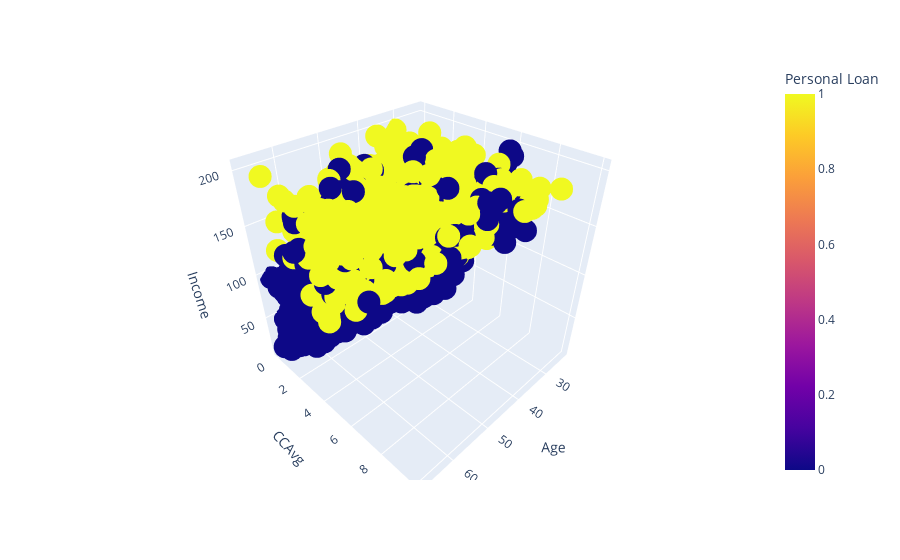

The notebook cell this image was saved under:
### Code cell
import plotly.express as px

fig = px.scatter_3d(df, x= 'Age', y = 'CCAvg', z = 'Income', color='Personal Loan')
fig.show()

### Figure 1 — Plotly figure (JSON) as saved in the notebook; plotly's stock layout.template omitted (floating-point values rounded to 4 significant figures; data arrays with more than 128 entries replaced by an {"elided": "..."} marker saying what was removed)
{"data": [{"hovertemplate": "Age=%{x}<br>CCAvg=%{y}<br>Income=%{z}<br>Personal Loan=%{marker.color}<extra></extra>", "legendgroup": "", "marker": {"color": {"elided": "1980 int values"}, "coloraxis": "coloraxis", "symbol": "circle"}, "mode": "markers", "name": "", "scene": "scene", "showlegend": false, "type": "scatter3d", "x": {"elided": "1980 int values"}, "y": {"elided": "1980 float values"}, "z": {"elided": "1980 int values"}}], "layout": {"coloraxis": {"colorbar": {"title": {"text": "Personal Loan"}}, "colorscale": [[0, "#0d0887"], [0.1111, "#46039f"], [0.2222, "#7201a8"], [0.3333, "#9c179e"], [0.4444, "#bd3786"], [0.5556, "#d8576b"], [0.6667, "#ed7953"], [0.7778, "#fb9f3a"], [0.8889, "#fdca26"], [1, "#f0f921"]]}, "legend": {"tracegroupgap": 0}, "margin": {"t": 60}, "scene": {"domain": {"x": [0, 1], "y": [0, 1]}, "xaxis": {"title": {"text": "Age"}}, "yaxis": {"title": {"text": "CCAvg"}}, "zaxis": {"title": {"text": "Income"}}}}}
